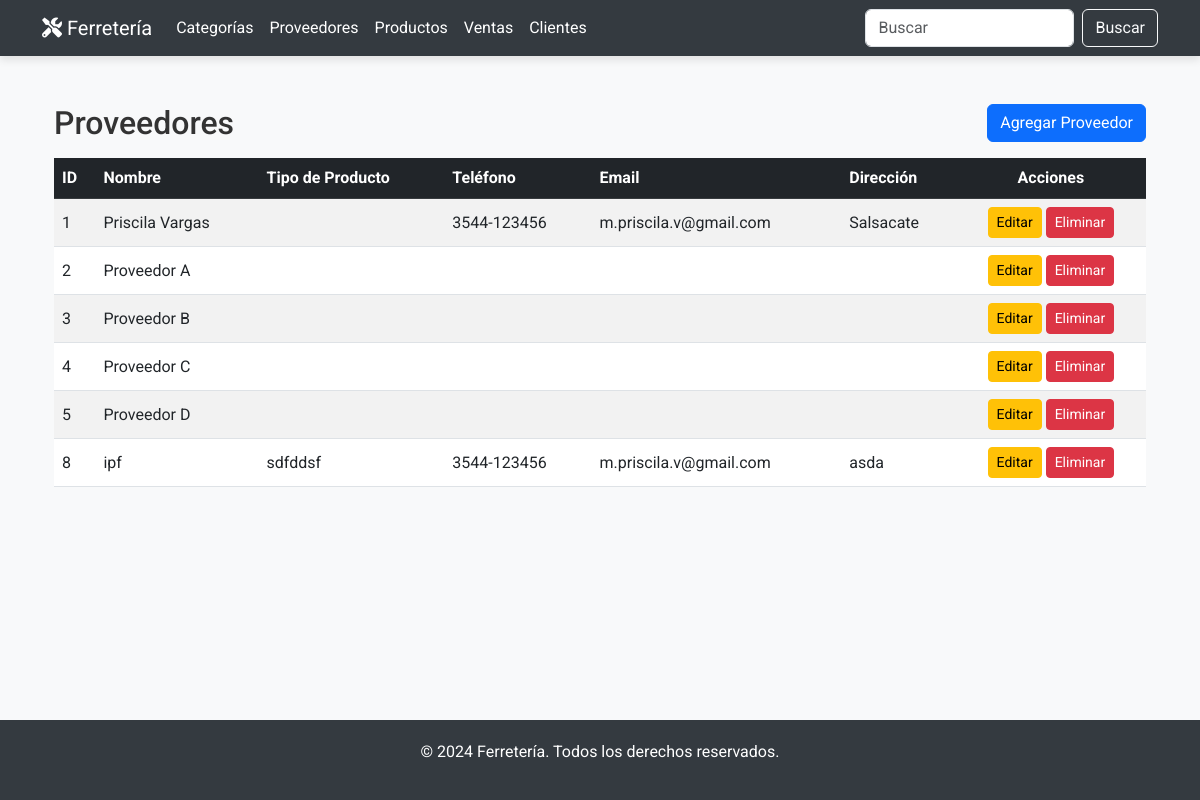
The app's page /proveedores/, older data.
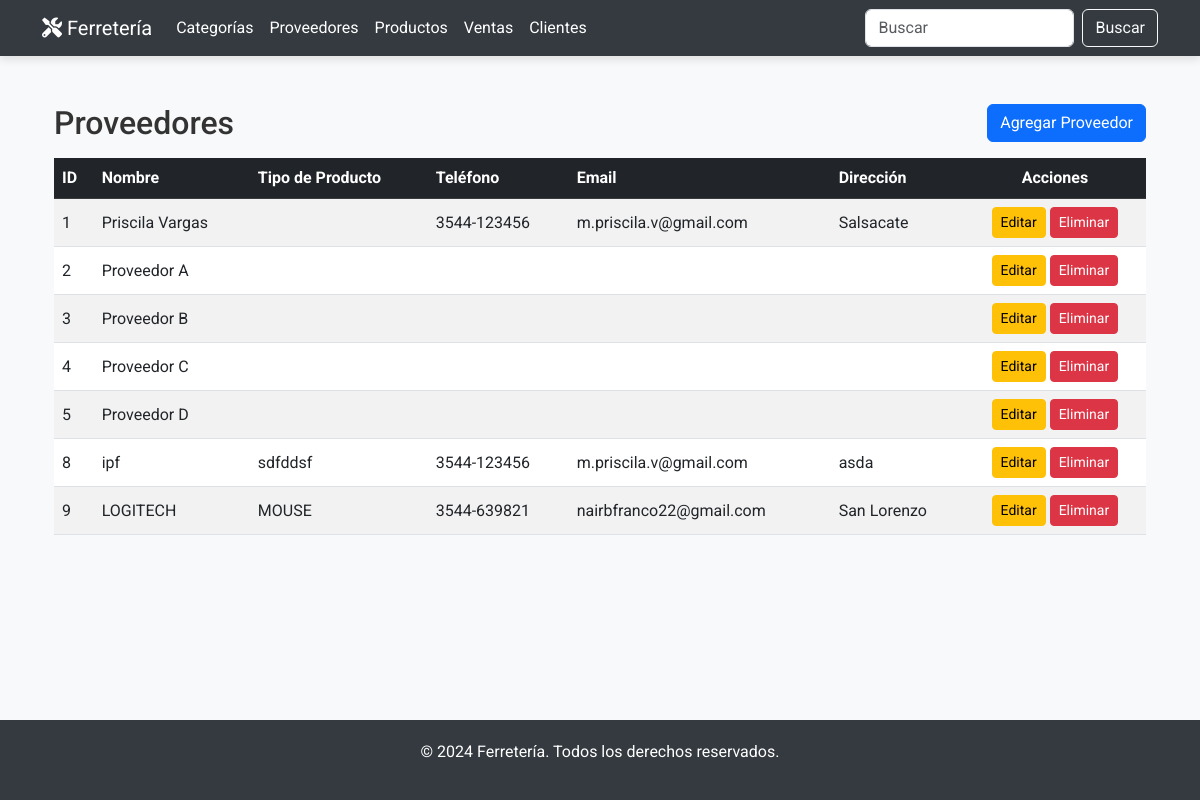
The same page, newer data.
### miAplicacion/models.py (models this page shows, shortened)
class Proveedor(models.Model):
    nombre = models.CharField(max_length=100)
    tipo_producto = models.CharField(max_length=100, default='')
    telefono = models.CharField(max_length=15, default='')
    email = models.EmailField(default='', blank=True)
    direccion = models.CharField(max_length=200, default='', blank=True)

### miAplicacion/views.py (the view)
# urls.py: path('proveedores/', views.proveedor_list, name='proveedor_list'),
def proveedor_list(request):
    proveedores = Proveedor.objects.all()
    return render(request, 'proveedores/proveedor_list.html', {'proveedores': proveedores})

### miAplicacion/templates/proveedores/proveedor_list.html (shortened to what this page needs)
{% extends 'base.html' %}
{% block content %}
<div class="container my-5">
    <div class="d-flex justify-content-between align-items-center mb-3">
        <h2 class="mb-0">Proveedores</h2>
        <a href="{% url 'proveedor_create' %}" class="btn btn-primary">Agregar Proveedor</a>
    </div>
    <div class="table-responsive">
        <table class="table table-striped table-hover align-middle">
            <thead class="table-dark">
                <tr>
                    <th>ID</th>
                    <th>Nombre</th>
                    <th>Tipo de Producto</th>
                    <th>Teléfono</th>
                    <th>Email</th>
                    <th>Dirección</th>
                    <th class="text-center">Acciones</th>
                </tr>
            </thead>
            <tbody>
                {% for proveedor in proveedores %}
                <tr>
                    <td>{{ proveedor.id }}</td>
                    <td>{{ proveedor.nombre }}</td>
                    <td>{{ proveedor.tipo_producto }}</td>
                    <td>{{ proveedor.telefono }}</td>
                    <td>{{ proveedor.email }}</td>
                    <td>{{ proveedor.direccion }}</td>
                    <td class="text-center">
                        <a href="{% url 'proveedor_update' proveedor.id %}" class="btn btn-warning btn-sm">Editar</a>
                        <a href="{% url 'proveedor_delete' proveedor.id %}" class="btn btn-danger btn-sm">Eliminar</a>
                    </td>
                </tr>
                {% endfor %}
            </tbody>
        </table>
    </div>
</div>
{% endblock %}

Row changes from the older to the newer data that the page shows:
added Proveedor: id "9", nombre "LOGITECH", tipo_producto "MOUSE", telefono "3544-639821", email "nairbfranco22@gmail.com", direccion "San Lorenzo"
